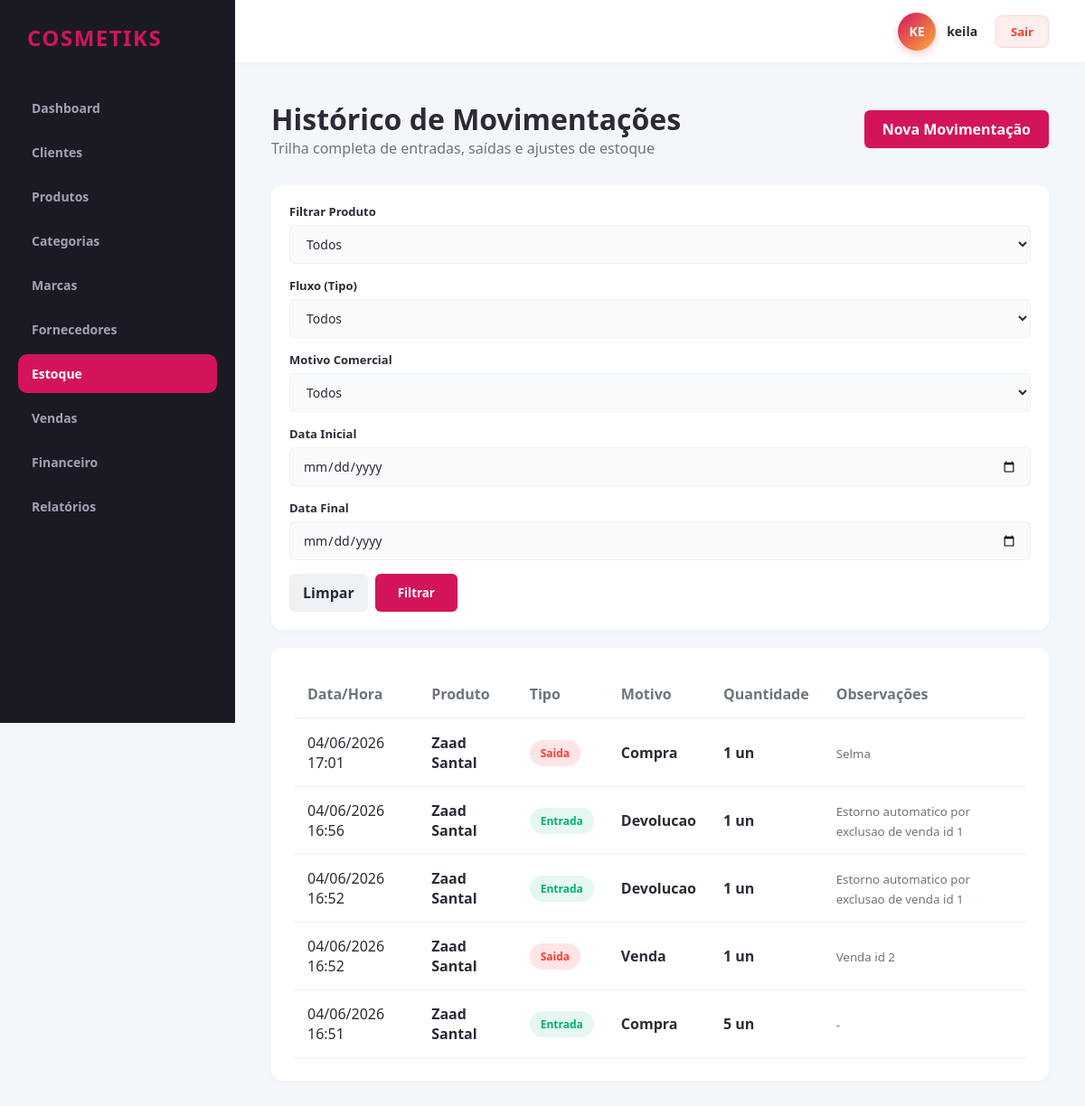
/estoque/historico (signed in), run on an earlier commit of the app's database.
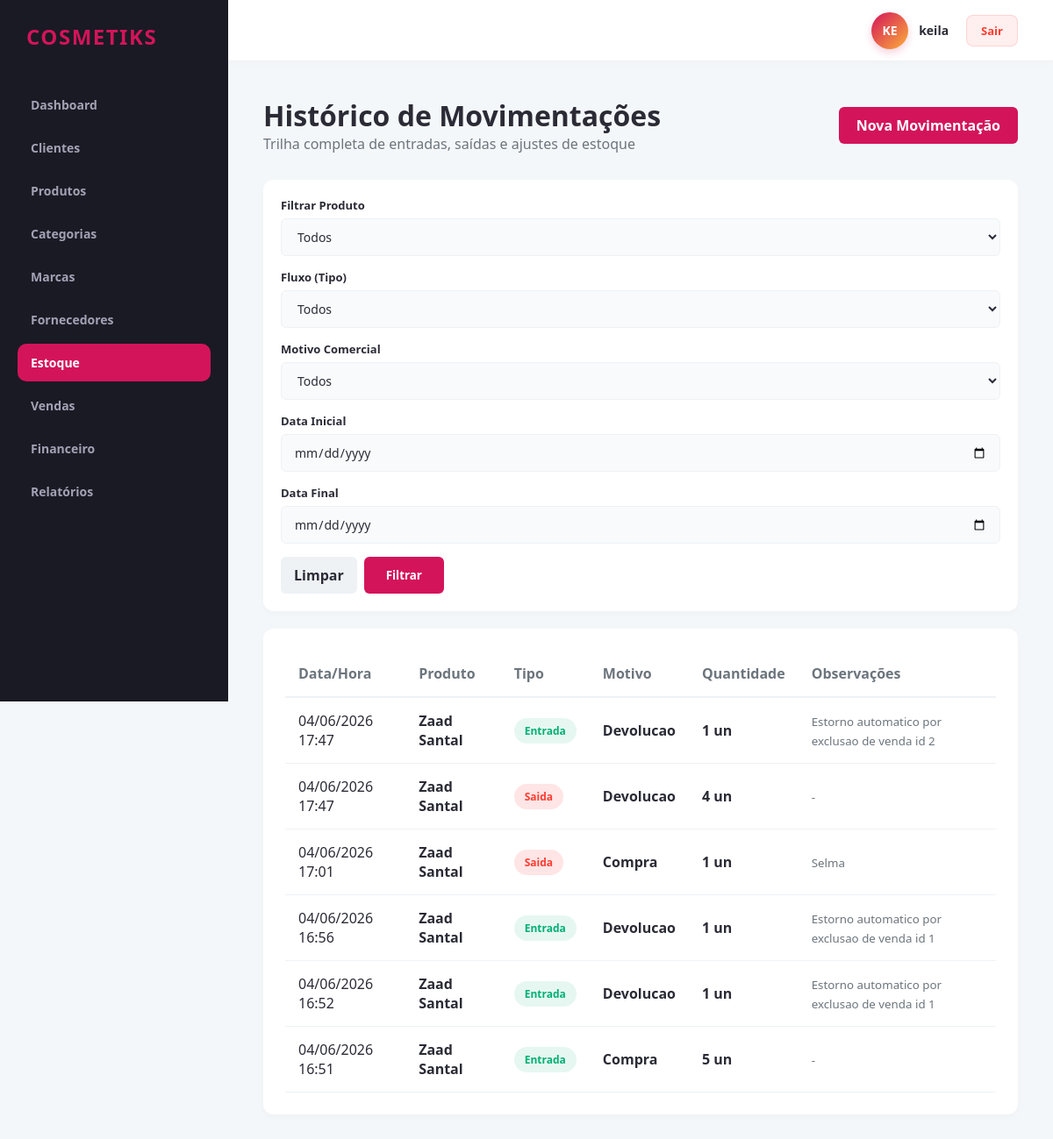
And on a later commit of the database.
### app/models/estoque.py (models this page shows)
class Estoque(db.Model):
    __tablename__ = 'movimentacoes_estoque'
    id = db.Column(db.Integer, primary_key=True)
    revendedor_id = db.Column(db.Integer, db.ForeignKey('revendedores.id'), nullable=False)
    produto_id = db.Column(db.Integer, db.ForeignKey('produtos.id'), nullable=False)
    venda_id = db.Column(db.Integer, db.ForeignKey('vendas.id'), nullable=True)
    tipo = db.Column(db.String(20), nullable=False)  # Entrada, Saída
    motivo = db.Column(db.String(50), nullable=False)  # Compra, Ajuste, Venda, Perda, Devolução
    quantidade = db.Column(db.Integer, nullable=False)
    data_movimentacao = db.Column(db.DateTime, default=datetime.utcnow)
    observacoes = db.Column(db.Text, nullable=True)

### app/models/produto.py (models this page shows)
class Produto(db.Model):
    __tablename__ = 'produtos'
    id = db.Column(db.Integer, primary_key=True)
    revendedor_id = db.Column(db.Integer, db.ForeignKey('revendedores.id'), nullable=False)
    categoria_id = db.Column(db.Integer, db.ForeignKey('categorias.id'), nullable=False)
    marca_id = db.Column(db.Integer, db.ForeignKey('marcas.id'), nullable=False)
    fornecedor_id = db.Column(db.Integer, db.ForeignKey('fornecedores.id'), nullable=False)
    nome = db.Column(db.String(150), nullable=False)
    codigo_barras = db.Column(db.String(50), nullable=True)
    descricao = db.Column(db.Text, nullable=True)
    quantidade_estoque = db.Column(db.Integer, default=0, nullable=False)
    estoque_minimo = db.Column(db.Integer, default=0, nullable=False)
    preco_custo = db.Column(db.Numeric(10, 2), nullable=False)
    preco_venda = db.Column(db.Numeric(10, 2), nullable=False)
    data_compra = db.Column(db.Date, nullable=True)
    situacao = db.Column(db.String(20), default='Ativo')
    movimentacoes_estoque = db.relationship('Estoque', backref='produto', lazy=True)

### app/controllers/estoque_controller.py (the view, shortened to what this page needs)
@estoque_bp.route('/historico')
@revendedor_required
def historico():
    revendedor_id = session.get('revendedor_id')
    page = request.args.get('page', 1, type=int)
    produto_id = request.args.get('produto_id')
    tipo = request.args.get('tipo')
    motivo = request.args.get('motivo')
    data_inicio = request.args.get('data_inicio')
    data_fim = request.args.get('data_fim')
    from app.models.estoque import Estoque
    from app.models.produto import Produto
    query = Estoque.query.filter_by(revendedor_id=revendedor_id)
    if produto_id:
        query = query.filter_by(produto_id=produto_id)
    if tipo:
        query = query.filter_by(tipo=tipo)
    if motivo:
        query = query.filter_by(motivo=motivo)
    if data_inicio:
        try:
            dt_ini = datetime.strptime(data_inicio, '%Y-%m-%d')
            query = query.filter(Estoque.data_movimentacao >= dt_ini)
        except ValueError:
            pass
    pagination_obj = query.order_by(Estoque.data_movimentacao.desc()).paginate(
        page=page,
        per_page=10,
        error_out=False
    )
    lista_produtos = Produto.query.filter_by(revendedor_id=revendedor_id).order_by(Produto.nome.asc()).all()
    return render_template(
        'produtos/historico_estoque.html',
        movimentacoes=pagination_obj.items,
        pagination=pagination_obj,
        produtos=lista_produtos
    )

### app/controllers/estoque_controller.py (called while the page is built)
def revendedor_required(f):
    @wraps(f)
    def decorated_function(*args, **kwargs):
        if not session.get('usuario_logado') or session.get('is_admin'):
            flash('Acesso restrito a revendedores autenticados.', 'danger')
            return redirect(url_for('auth.login'))
        return f(*args, **kwargs)
    return decorated_function

### app/templates/produtos/historico_estoque.html (shortened to what this page needs)
{% extends 'base.html' %}
{% block content %}
<div class="header-panel">
    <div>
        <h1>Histórico de Movimentações</h1>
        <p style="color: var(--text-muted);">Trilha completa de entradas, saídas e ajustes de estoque</p>
    </div>
    <a href="{{ url_for('estoque.movimentar') }}" class="btn btn-primary">Nova Movimentação</a>
</div>
<div class="data-table-container" style="margin-bottom: 20px; padding: 20px;">
    <form method="GET" action="{{ url_for('estoque.historico') }}" style="display: grid; grid-template-columns: repeat(auto-fit, minmax(160px, 1fr)) auto; gap: 15px; align-items: end;">
        <div class="form-group">
            <label class="form-label">Filtrar Produto</label>
            <select name="produto_id" class="form-control">
                <option value="">Todos</option>
            </select>
        </div>
        <div class="form-group">
            <label class="form-label">Fluxo (Tipo)</label>
            <select name="tipo" class="form-control">
                <option value="">Todos</option>
            </select>
        </div>
        <div class="form-group">
            <label class="form-label">Motivo Comercial</label>
            <select name="motivo" class="form-control">
                <option value="">Todos</option>
            </select>
        </div>
        <div class="form-group">
            <label class="form-label">Data Inicial</label>
            <input type="date" name="data_inicio" class="form-control" value="{{ request.args.get('data_inicio', '') }}">
        </div>
        <div class="form-group">
            <label class="form-label">Data Final</label>
            <input type="date" name="data_fim" class="form-control" value="{{ request.args.get('data_fim', '') }}">
        </div>
        <div style="display: flex; gap: 8px;">
            <a href="{{ url_for('estoque.historico') }}" class="btn" style="background: #eef2f5; color: var(--text-main); padding: 10px 15px;">Limpar</a>
            <button type="submit" class="btn btn-primary" style="padding: 10px 25px;">Filtrar</button>
        </div>
    </form>
</div>
<div class="data-table-container">
    <table class="data-table">
        <thead>
            <tr>
                <th>Data/Hora</th>
                <th>Produto</th>
                <th>Tipo</th>
                <th>Motivo</th>
                <th>Quantidade</th>
                <th>Observações</th>
            </tr>
        </thead>
        <tbody>
            {% for mov in movimentacoes %}
            <tr>
                <td>{{ mov.data_movimentacao.strftime('%d/%m/%Y %H:%M') }}</td>
                <td><strong>{{ mov.produto.nome }}</strong></td>
                <td>
                    <span class="badge-status {% if mov.tipo == 'Entrada' %}ativo{% else %}bloqueado{% endif %}">
                        {{ mov.tipo }}
                    </span>
                </td>
                <td><span style="font-weight: 600; color: var(--text-main);">{{ mov.motivo }}</span></td>
                <td><strong>{{ mov.quantidade }} un</strong></td>
                <td><small style="color: var(--text-muted);">{{ mov.observacoes or '-' }}</small></td>
            </tr>
            {% endfor %}
        </tbody>
    </table>
</div>
{% endblock %}

### app/templates/base.html (shortened to what this page needs)
<!DOCTYPE html>
<html lang="pt-BR">
<head>
    <link rel="stylesheet" href="{{ url_for('static', filename='css/main.css') }}">
    <link rel="stylesheet" href="{{ url_for('static', filename='css/components.css') }}">
    <link rel="stylesheet" href="{{ url_for('static', filename='css/dashboard.css') }}">
</head>
<body>
    <div class="sidebar">
        <div class="brand">
            <span>{{ saas_name }}</span>
        </div>
        {% if session.get('is_admin') %}
            <a href="{{ url_for('admin.listar_revendedores') }}" class="menu-item">Revendedores</a>
            <a href="{{ url_for('admin.trilha_auditoria') }}" class="menu-item">Auditoria</a>
        {% else %}
            <a href="{{ url_for('dashboard.index') }}" class="menu-item">Dashboard</a>
            <a href="{{ url_for('cliente.index') }}" class="menu-item">Clientes</a>
            <a href="{{ url_for('produto.index') }}" class="menu-item">Produtos</a>
            <a href="{{ url_for('categoria.index') }}" class="menu-item">Categorias</a>
            <a href="{{ url_for('marca.index') }}" class="menu-item">Marcas</a>
            <a href="{{ url_for('fornecedor.index') }}" class="menu-item">Fornecedores</a>
            <a href="{{ url_for('estoque.historico') }}" class="menu-item">Estoque</a>
            <a href="{{ url_for('venda.index') }}" class="menu-item">Vendas</a>
            <a href="{{ url_for('financeiro.contas_receber') }}" class="menu-item">Financeiro</a>
            <a href="{{ url_for('relatorio.index') }}" class="menu-item">Relatórios</a>
        {% endif %}
    </div>
    <div class="topbar">
        <div class="topbar-user-zone">
            <div class="user-profile-meta">
                {% set username_raw = session.get('usuario_logado', 'US') %}
                <div class="user-avatar-circle">
                    {{ username_raw[:2]|upper }}
                </div>
                <span class="user-display-name">{{ username_raw }}</span>
            </div>
            <a href="{{ url_for('auth.logout') }}" class="btn-logout-topbar">Sair</a>
        </div>
    </div>
    <div class="main-content">
        {% block content %}{% endblock %}
    </div>
</body>
</html>

### app/static/css/main.css (style rules this page uses)
:root { --primary-color: #d4145a; --secondary-color: #fbb03b; --dark-bg: #1a1a24; --card-bg: #ffffff; --text-main: #2b2b36; --text-muted: #6c757d; --border-color: #eef2f5; --success: #00b074; --danger: #ff3b30; --warning: #ffcc00; }
* { margin: 0; padding: 0; box-sizing: border-box; font-family: 'Segoe UI', Tahoma, Geneva, Verdana, sans-serif; }
body { background-color: #f4f7f9; color: var(--text-main); display: flex; min-height: 100vh; }
.sidebar { width: 260px; background-color: var(--dark-bg); color: #ffffff; display: flex; flex-direction: column; padding: 25px 20px; position: fixed; height: 100vh; z-index: 100; }
.sidebar .brand { font-size: 24px; font-weight: 800; text-transform: uppercase; letter-spacing: 1.5px; color: var(--primary-color); margin-bottom: 40px; display: flex; align-items: center; gap: 10px; padding-left: 10px; }
.sidebar .menu-item { padding: 12px 15px; color: #a2a2b5; text-decoration: none; border-radius: 10px; margin-bottom: 6px; transition: all 0.2s ease; display: flex; align-items: center; font-weight: 600; font-size: 14px; }
.sidebar .menu-item:hover, .sidebar .menu-item.active { background-color: rgba(212, 20, 90, 0.1); color: var(--primary-color); }
.sidebar .menu-item.active { background-color: var(--primary-color); color: #ffffff; }
.topbar { position: fixed; top: 0; left: 260px; right: 0; height: 70px; background-color: #ffffff; border-bottom: 1px solid var(--border-color); display: flex; align-items: center; justify-content: flex-end; padding: 0 40px; z-index: 90; box-shadow: 0 2px 10px rgba(0,0,0,0.02); }
.topbar-user-zone { display: flex; align-items: center; gap: 20px; }
.user-profile-meta { display: flex; align-items: center; gap: 12px; }
.user-avatar-circle { width: 42px; height: 42px; border-radius: 50%; background: linear-gradient(135deg, var(--primary-color) 0%, var(--secondary-color) 100%); color: #ffffff; font-weight: 700; font-size: 14px; display: flex; align-items: center; justify-content: center; text-transform: uppercase; box-shadow: 0 4px 10px rgba(214, 20, 90, 0.2); }
.user-display-name { font-weight: 700; color: var(--text-main); font-size: 14px; }
.btn-logout-topbar { padding: 8px 16px; border-radius: 8px; background-color: rgba(255, 59, 48, 0.08); color: #ff3b30; text-decoration: none; font-size: 13px; font-weight: 700; transition: all 0.2s ease; border: 1px solid rgba(255, 59, 48, 0.15); }
.main-content { margin-left: 260px; flex: 1; padding: 110px 40px 40px 40px; }
.header-panel { display: flex; justify-content: space-between; align-items: center; margin-bottom: 30px; }
.data-table-container { background: var(--card-bg); border-radius: 12px; padding: 25px; box-shadow: 0 4px 6px rgba(0,0,0,0.02); overflow-x: auto; }
.data-table { width: 100%; border-collapse: collapse; text-align: left; }
.data-table th { padding: 15px; border-bottom: 2px solid var(--border-color); color: var(--text-muted); font-weight: 600; }
.data-table td { padding: 15px; border-bottom: 1px solid var(--border-color); }
.btn { padding: 10px 20px; border-radius: 6px; border: none; font-weight: 600; cursor: pointer; transition: background 0.2s; text-decoration: none; display: inline-block; }
.btn-primary { background: var(--primary-color); color: #fff; }

### app/static/css/components.css (style rules this page uses)
.form-group { display: flex; flex-direction: column; gap: 6px; }
.form-label { font-size: 13px; font-weight: 600; color: var(--text-main); }
.form-control { padding: 10px 14px; border: 1px solid #eef2f5; border-radius: 6px; background-color: #f8fafc; font-size: 14px; color: var(--text-main); transition: all 0.2s; }
.badge-status { padding: 6px 12px; border-radius: 20px; font-size: 12px; font-weight: 600; display: inline-block; }
.badge-status.ativo { background-color: #e6f7f1; color: var(--success); }
.badge-status.bloqueado { background-color: #ffe5e5; color: var(--danger); }

What changed in the data, as far as the page shows it:
removed Estoque: data_movimentacao "04/06/2026 16:52", produto.nome "Zaad Santal", tipo "Saida", motivo "Venda", quantidade "1", observacoes "Venda id 2"
added Estoque: data_movimentacao "04/06/2026 17:47", produto.nome "Zaad Santal", tipo "Entrada", motivo "Devolucao", quantidade "1", observacoes "Estorno automatico por exclusao de venda id 2"
added Estoque: data_movimentacao "04/06/2026 17:47", produto.nome "Zaad Santal", tipo "Saida", motivo "Devolucao", quantidade "4", observacoes "-"
